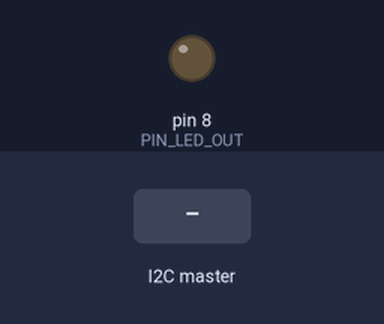
The sketch below on a simulated Arduino Uno, built with avr-gcc and run on an emulated ATmega328P. On the bench: output pins drawn as LEDs (lit = HIGH). The test bench sets the inputs (shaded band).

Above: at 1.2 s.
1.3 s: the I2C master sends the byte 1
At 2.5 s:
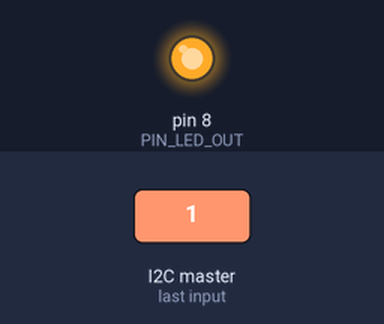
2.8 s: the I2C master sends the byte 0
At 3.8 s:
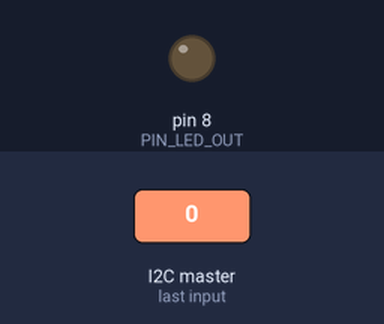
4.3 s: the I2C master sends the byte 2
At 5.0 s:
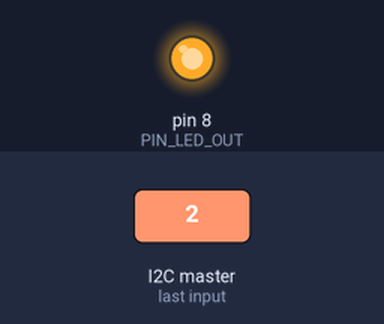
Timing chart, 0 to 7.3 s (numbered marks = the images above; inputs shaded):
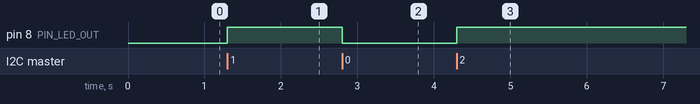

Measured:
- after the input at 1.3 s, pin 8 (PIN_LED_OUT): LOW → HIGH at once
- after the input at 2.8 s, pin 8 (PIN_LED_OUT): HIGH → LOW at once
- after the input at 4.3 s, pin 8 (PIN_LED_OUT): LOW → HIGH at once

The sketch:

Esclavo1_LED.ino
```cpp
// Esclavo 1 (0x08) - recibe una orden del maestro (1/0) y prende o apaga un LED.
#include <Wire.h>

// En la R4 WiFi el nombre PIN_LED ya esta definido por el core (LED integrado),
// asi que la constante propia se llama distinto para no chocar con esa macro.
const uint8_t PIN_LED_OUT = 8;

void setup() {
  pinMode(PIN_LED_OUT, OUTPUT);
  Wire.begin(0x08);  // direccion de este esclavo
  Wire.onReceive(recibir);
}

void loop() {
}

void recibir(int cuantos) {
  while (Wire.available()) {
    byte dato = Wire.read();
    digitalWrite(PIN_LED_OUT, dato ? HIGH : LOW);
  }
}
```
